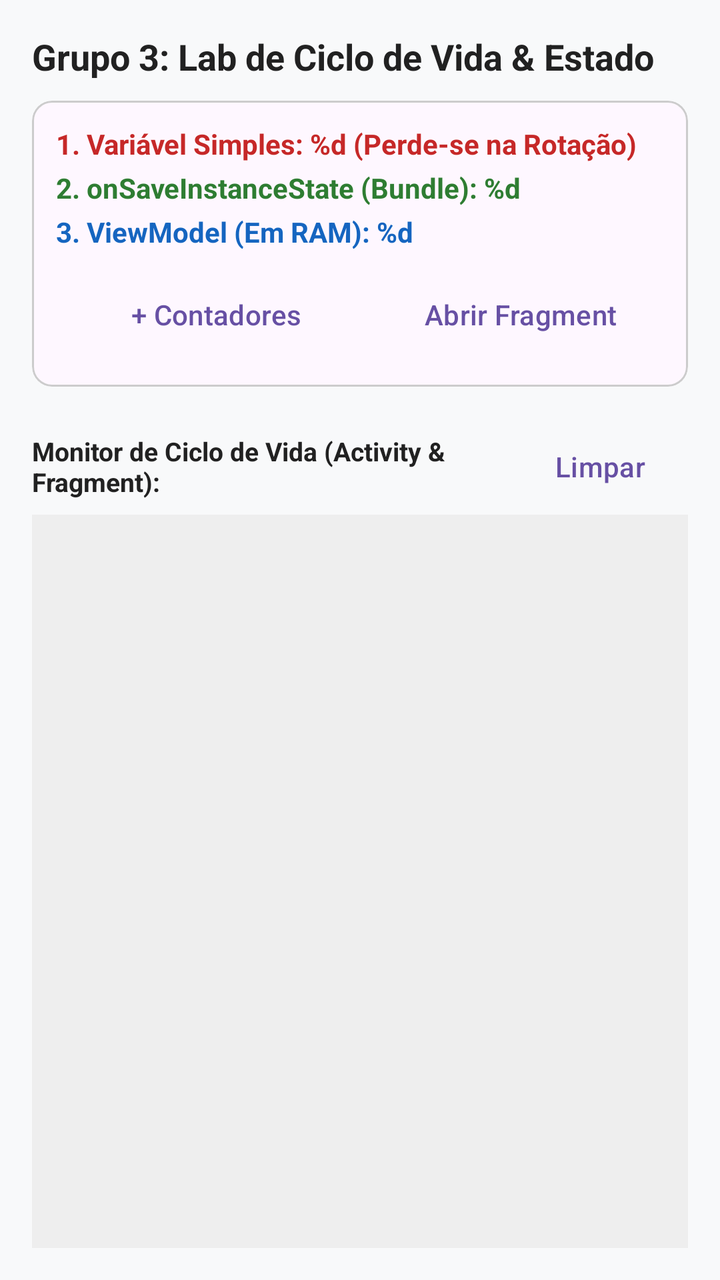
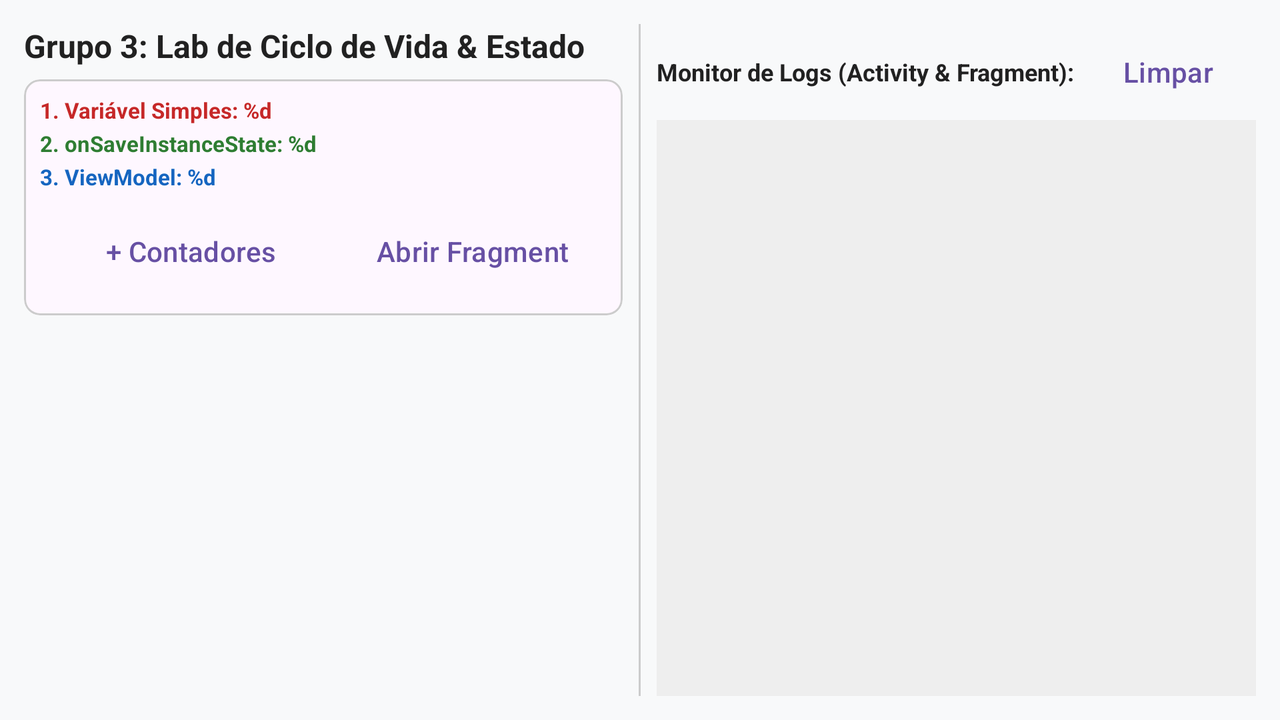

Two renders of one Android screen. The first uses the default layout on a phone; the second uses the alternative layout the repository ships for a different screen configuration, on a matching device. The two XML files are below.
<!-- AndroidManifest.xml: application theme Theme.LifeStateLab -->
<!-- res/layout/activity_main.xml -->
<?xml version="1.0" encoding="utf-8"?>
<LinearLayout xmlns:android="http://schemas.android.com/apk/res/android"
    xmlns:app="http://schemas.android.com/apk/res-auto"
    xmlns:tools="http://schemas.android.com/tools"
    android:id="@+id/mainRoot"
    android:layout_width="match_parent"
    android:layout_height="match_parent"
    android:background="@color/bg_screen"
    android:fitsSystemWindows="true"
    android:orientation="vertical"
    android:padding="16dp">

    
    <TextView
        android:layout_width="wrap_content"
        android:layout_height="wrap_content"
        android:layout_marginBottom="10dp"
        android:text="@string/title_activity"
        android:textColor="@color/text_primary"
        android:textSize="18sp"
        android:textStyle="bold" />

    
    <com.google.android.material.card.MaterialCardView
        android:layout_width="match_parent"
        android:layout_height="wrap_content"
        android:layout_marginBottom="8dp"
        app:cardCornerRadius="10dp"
        app:strokeColor="@color/border_box"
        app:strokeWidth="1dp">

        <LinearLayout
            android:layout_width="match_parent"
            android:layout_height="wrap_content"
            android:orientation="vertical"
            android:padding="12dp">

            <TextView
                android:id="@+id/tvVolatile"
                android:layout_width="wrap_content"
                android:layout_height="wrap_content"
                android:text="@string/volatile_counter_format"
                android:textColor="@color/state_volatile"
                android:textStyle="bold" />

            <TextView
                android:id="@+id/tvBundle"
                android:layout_width="wrap_content"
                android:layout_height="wrap_content"
                android:layout_marginTop="3dp"
                android:text="@string/bundle_counter_format"
                android:textColor="@color/state_bundle"
                android:textStyle="bold" />

            <TextView
                android:id="@+id/tvViewModel"
                android:layout_width="wrap_content"
                android:layout_height="wrap_content"
                android:layout_marginTop="3dp"
                android:text="@string/vm_counter_format"
                android:textColor="@color/state_vm"
                android:textStyle="bold" />

            <LinearLayout
                style="?android:attr/buttonBarStyle"
                android:layout_width="match_parent"
                android:layout_height="wrap_content"
                android:layout_marginTop="8dp"
                android:orientation="horizontal"
                tools:ignore="ButtonBar">

                <Button
                    android:id="@+id/btnIncrementAll"
                    style="?android:attr/buttonBarButtonStyle"
                    android:layout_width="0dp"
                    android:layout_height="wrap_content"
                    android:layout_weight="1"
                    android:text="@string/btn_inc_counters" />

                <Button
                    android:id="@+id/btnToggleFragment"
                    style="?android:attr/buttonBarButtonStyle"
                    android:layout_width="0dp"
                    android:layout_height="wrap_content"
                    android:layout_marginStart="8dp"
                    android:layout_weight="1"
                    android:text="@string/btn_open_fragment" />
            </LinearLayout>
        </LinearLayout>
    </com.google.android.material.card.MaterialCardView>

    
    <FrameLayout
        android:id="@+id/fragmentContainer"
        android:layout_width="match_parent"
        android:layout_height="wrap_content"
        android:layout_marginBottom="8dp" />

    
    <LinearLayout
        android:layout_width="match_parent"
        android:layout_height="wrap_content"
        android:gravity="center_vertical"
        android:orientation="horizontal">

        <TextView
            android:layout_width="0dp"
            android:layout_height="wrap_content"
            android:layout_weight="1"
            android:text="@string/lbl_lifecycle_monitor"
            android:textColor="@color/text_primary"
            android:textSize="13sp"
            android:textStyle="bold" />

        <Button
            android:id="@+id/btnClearLogs"
            style="@style/Widget.Material3.Button.TextButton"
            android:layout_width="wrap_content"
            android:layout_height="wrap_content"
            android:text="@string/btn_clear_logs" />
    </LinearLayout>

    
    <ScrollView
        android:id="@+id/scrollLogs"
        android:layout_width="match_parent"
        android:layout_height="0dp"
        android:layout_weight="1"
        android:background="@color/bg_log_box"
        android:padding="8dp">

        <TextView
            android:id="@+id/tvLogs"
            android:layout_width="match_parent"
            android:layout_height="wrap_content"
            android:fontFamily="monospace"
            android:textColor="@color/text_log"
            android:textSize="11sp" />
    </ScrollView>
</LinearLayout>
<!-- resources referenced by this layout -->
<resources>
  <color name="bg_log_box">#EEEEEE</color>
  <color name="bg_screen">#F8F9FA</color>
  <color name="border_box">#CCCCCC</color>
  <color name="state_bundle">#2E7D32</color>
  <color name="state_vm">#1565C0</color>
  <color name="state_volatile">#C62828</color>
  <color name="text_log">#212121</color>
  <color name="text_primary">#212121</color>
  <string name="btn_clear_logs">Limpar</string>
  <string name="btn_inc_counters">+ Contadores</string>
  <string name="btn_open_fragment">Abrir Fragment</string>
  <string name="bundle_counter_format">2. onSaveInstanceState (Bundle): %d</string>
  <string name="lbl_lifecycle_monitor">Monitor de Ciclo de Vida (Activity &amp; Fragment):</string>
  <string name="title_activity">Grupo 3: Lab de Ciclo de Vida &amp; Estado</string>
  <string name="vm_counter_format">3. ViewModel (Em RAM): %d</string>
  <string name="volatile_counter_format">1. Variável Simples: %d (Perde-se na Rotação)</string>
  <style name="Theme.LifeStateLab" parent="Base.Theme.LifeStateLab" />
  <style name="Base.Theme.LifeStateLab" parent="Theme.Material3.DayNight.NoActionBar">
          
          
      </style>
</resources>
<!-- res/layout-land/activity_main.xml (the repository's variant of the layout above) -->
<!-- drawn on the phone turned sideways -->
<?xml version="1.0" encoding="utf-8"?>
<LinearLayout xmlns:android="http://schemas.android.com/apk/res/android"
    xmlns:app="http://schemas.android.com/apk/res-auto"
    xmlns:tools="http://schemas.android.com/tools"
    android:id="@+id/mainRoot"
    android:layout_width="match_parent"
    android:layout_height="match_parent"
    android:background="@color/bg_screen"
    android:baselineAligned="false"
    android:fitsSystemWindows="true"
    android:orientation="horizontal"
    android:paddingStart="12dp"
    android:paddingTop="12dp"
    android:paddingEnd="12dp"
    android:paddingBottom="12dp">

    
    <ScrollView
        android:layout_width="0dp"
        android:layout_height="match_parent"
        android:layout_weight="1"
        android:fillViewport="true">

        <LinearLayout
            android:layout_width="match_parent"
            android:layout_height="wrap_content"
            android:orientation="vertical"
            android:paddingStart="0dp"
            android:paddingEnd="8dp">

            <TextView
                android:layout_width="wrap_content"
                android:layout_height="wrap_content"
                android:layout_marginBottom="6dp"
                android:text="@string/title_activity"
                android:textColor="@color/text_primary"
                android:textSize="16sp"
                android:textStyle="bold" />

            <com.google.android.material.card.MaterialCardView
                android:layout_width="match_parent"
                android:layout_height="wrap_content"
                android:layout_marginBottom="6dp"
                app:cardCornerRadius="8dp"
                app:strokeColor="@color/border_box"
                app:strokeWidth="1dp">

                <LinearLayout
                    android:layout_width="match_parent"
                    android:layout_height="wrap_content"
                    android:orientation="vertical"
                    android:padding="8dp">

                    <TextView
                        android:id="@+id/tvVolatile"
                        android:layout_width="wrap_content"
                        android:layout_height="wrap_content"
                        android:text="@string/volatile_counter_land_format"
                        android:textColor="@color/state_volatile"
                        android:textSize="11sp"
                        android:textStyle="bold" />

                    <TextView
                        android:id="@+id/tvBundle"
                        android:layout_width="wrap_content"
                        android:layout_height="wrap_content"
                        android:layout_marginTop="2dp"
                        android:text="@string/bundle_counter_land_format"
                        android:textColor="@color/state_bundle"
                        android:textSize="11sp"
                        android:textStyle="bold" />

                    <TextView
                        android:id="@+id/tvViewModel"
                        android:layout_width="wrap_content"
                        android:layout_height="wrap_content"
                        android:layout_marginTop="2dp"
                        android:text="@string/vm_counter_land_format"
                        android:textColor="@color/state_vm"
                        android:textSize="11sp"
                        android:textStyle="bold" />

                    <LinearLayout
                        style="?android:attr/buttonBarStyle"
                        android:layout_width="match_parent"
                        android:layout_height="wrap_content"
                        android:layout_marginTop="6dp"
                        android:orientation="horizontal"
                        tools:ignore="ButtonBar">

                        <Button
                            android:id="@+id/btnIncrementAll"
                            style="?android:attr/buttonBarButtonStyle"
                            android:layout_width="0dp"
                            android:layout_height="wrap_content"
                            android:layout_weight="1"
                            android:text="@string/btn_inc_counters" />

                        <Button
                            android:id="@+id/btnToggleFragment"
                            style="?android:attr/buttonBarButtonStyle"
                            android:layout_width="0dp"
                            android:layout_height="wrap_content"
                            android:layout_marginStart="6dp"
                            android:layout_weight="1"
                            android:text="@string/btn_open_fragment" />
                    </LinearLayout>
                </LinearLayout>
            </com.google.android.material.card.MaterialCardView>

            <FrameLayout
                android:id="@+id/fragmentContainer"
                android:layout_width="match_parent"
                android:layout_height="wrap_content" />
        </LinearLayout>
    </ScrollView>

    
    <View
        android:layout_width="1dp"
        android:layout_height="match_parent"
        android:background="@color/border_box" />

    
    <LinearLayout
        android:layout_width="0dp"
        android:layout_height="match_parent"
        android:layout_weight="1"
        android:orientation="vertical"
        android:paddingStart="8dp"
        android:paddingEnd="0dp">

        <LinearLayout
            android:layout_width="match_parent"
            android:layout_height="wrap_content"
            android:gravity="center_vertical"
            android:orientation="horizontal">

            <TextView
                android:layout_width="0dp"
                android:layout_height="wrap_content"
                android:layout_weight="1"
                android:text="@string/lbl_logs_monitor_land"
                android:textColor="@color/text_primary"
                android:textSize="12sp"
                android:textStyle="bold" />

            <Button
                android:id="@+id/btnClearLogs"
                style="@style/Widget.Material3.Button.TextButton"
                android:layout_width="wrap_content"
                android:layout_height="wrap_content"
                android:text="@string/btn_clear_logs" />
        </LinearLayout>

        <ScrollView
            android:id="@+id/scrollLogs"
            android:layout_width="match_parent"
            android:layout_height="match_parent"
            android:background="@color/bg_log_box"
            android:padding="6dp">

            <TextView
                android:id="@+id/tvLogs"
                android:layout_width="match_parent"
                android:layout_height="wrap_content"
                android:fontFamily="monospace"
                android:textColor="@color/text_log"
                android:textSize="11sp" />
        </ScrollView>
    </LinearLayout>
</LinearLayout>
<!-- resources referenced by the variant -->
<!-- as the phone turned sideways resolves them -->
<resources>
  <color name="bg_log_box">#EEEEEE</color>
  <color name="bg_screen">#F8F9FA</color>
  <color name="border_box">#CCCCCC</color>
  <color name="state_bundle">#2E7D32</color>
  <color name="state_vm">#1565C0</color>
  <color name="state_volatile">#C62828</color>
  <color name="text_log">#212121</color>
  <color name="text_primary">#212121</color>
  <string name="btn_clear_logs">Limpar</string>
  <string name="btn_inc_counters">+ Contadores</string>
  <string name="btn_open_fragment">Abrir Fragment</string>
  <string name="bundle_counter_land_format">2. onSaveInstanceState: %d</string>
  <string name="lbl_logs_monitor_land">Monitor de Logs (Activity &amp; Fragment):</string>
  <string name="title_activity">Grupo 3: Lab de Ciclo de Vida &amp; Estado</string>
  <string name="vm_counter_land_format">3. ViewModel: %d</string>
  <string name="volatile_counter_land_format">1. Variável Simples: %d</string>
  <style name="Theme.LifeStateLab" parent="Base.Theme.LifeStateLab" />
  <style name="Base.Theme.LifeStateLab" parent="Theme.Material3.DayNight.NoActionBar">
          
          
      </style>
</resources>
